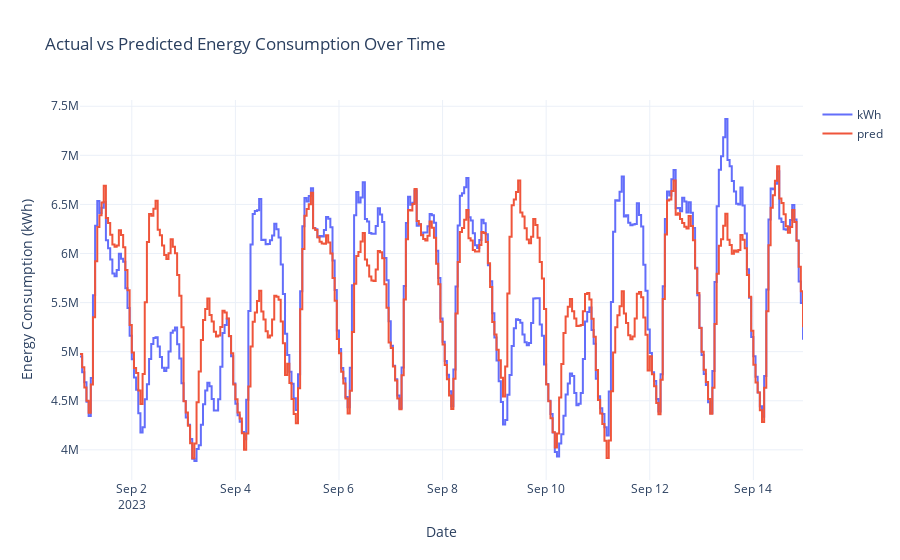

This figure's notebook cell:
### Code cell
# Create the figure with step lines for both actual and predicted values
fig = px.line(
    pd.concat(y_preds).reset_index(),
    x="datetime",
    y=["kWh", "pred"],
    labels={
        "datetime": "Date",
        "value": "Energy Consumption (kWh)",
        "variable": "Series",
    },
    title="Actual vs Predicted Energy Consumption Over Time",
    line_shape="hv",  # Set line shape to horizontal-vertical for step chart
)

# Customize the layout
fig.update_layout(
    template="plotly_white",
    legend=dict(title=""),
    xaxis_title="Date",
    yaxis_title="Energy Consumption (kWh)",
)

# Show the figure
fig.show()

### Figure 1 — Plotly figure (JSON) as saved in the notebook; plotly's stock layout.template omitted (floating-point values rounded to 4 significant figures; data arrays with more than 128 entries replaced by an {"elided": "..."} marker saying what was removed)
{"data": [{"hovertemplate": "Series=kWh<br>Date=%{x}<br>Energy Consumption (kWh)=%{y}<extra></extra>", "legendgroup": "kWh", "line": {"color": "#636efa", "dash": "solid", "shape": "hv"}, "marker": {"symbol": "circle"}, "mode": "lines", "name": "kWh", "orientation": "v", "showlegend": true, "type": "scatter", "x": {"elided": "336 str values"}, "xaxis": "x", "y": {"elided": "336 float values"}, "yaxis": "y"}, {"hovertemplate": "Series=pred<br>Date=%{x}<br>Energy Consumption (kWh)=%{y}<extra></extra>", "legendgroup": "pred", "line": {"color": "#EF553B", "dash": "solid", "shape": "hv"}, "marker": {"symbol": "circle"}, "mode": "lines", "name": "pred", "orientation": "v", "showlegend": true, "type": "scatter", "x": {"elided": "336 str values"}, "xaxis": "x", "y": {"elided": "336 float values"}, "yaxis": "y"}], "layout": {"legend": {"title": {"text": ""}, "tracegroupgap": 0}, "title": {"text": "Actual vs Predicted Energy Consumption Over Time"}, "xaxis": {"anchor": "y", "domain": [0, 1], "title": {"text": "Date"}}, "yaxis": {"anchor": "x", "domain": [0, 1], "title": {"text": "Energy Consumption (kWh)"}}}}
